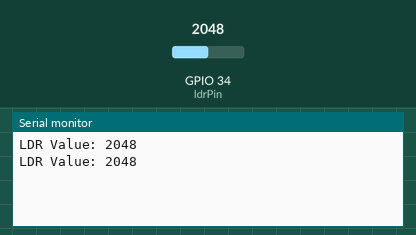
A sketch run on a simulated ESP32. On the bench: the last lines printed to the serial monitor. The test bench sets the inputs (shaded band); at power-on: GPIO 34 (ldrPin) = 2048.

Above: at 2.2 s.
2.3 s: GPIO 34 (ldrPin) set to 2866
At 3.6 s:
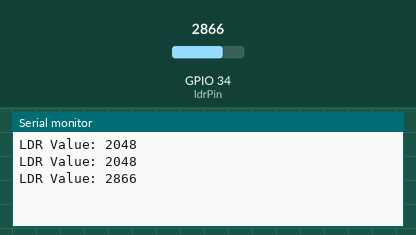
3.8 s: GPIO 34 (ldrPin) set to 3603
At 4.7 s:
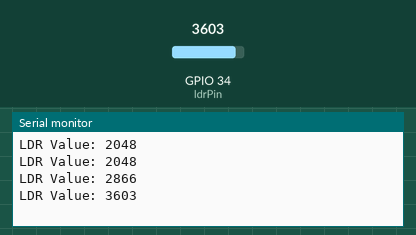
Timing chart, 0 to 6.8 s (numbered marks = the images above; inputs shaded):
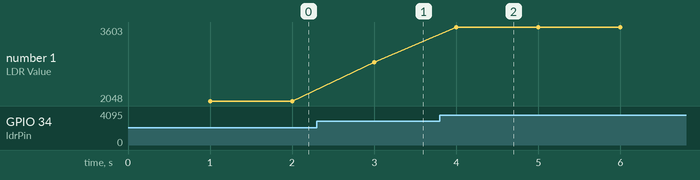

Measured:
- after the input at 2.3 s, the serial monitor: prints a new line after 0.70 s (image 1)
- after the input at 3.8 s, the serial monitor: prints a new line after 0.20 s (image 2)
- plotted number 1: 2048 → 2866 after the input at 2.3 s, 2866 → 3603 after the input at 3.8 s

The sketch:

leitura_ldr.ino
```cpp
const int ldrPin = 34; // Pino onde o LDR está conectado
int ldrValue = 0;      // Variável para armazenar o valor lido

void setup() {
  Serial.begin(115200); // Inicializa a comunicação serial
  delay(1000);          // Aguarda a inicialização

  // Configura o pino LDR como entrada
  pinMode(ldrPin, INPUT);
}

void loop() {
  // Lê o valor do LDR
  ldrValue = analogRead(ldrPin);

  // Imprime o valor no monitor serial
  Serial.print("LDR Value: ");
  Serial.println(ldrValue);

  // Aguarda um pouco antes de ler novamente
  delay(1000);
}
```
